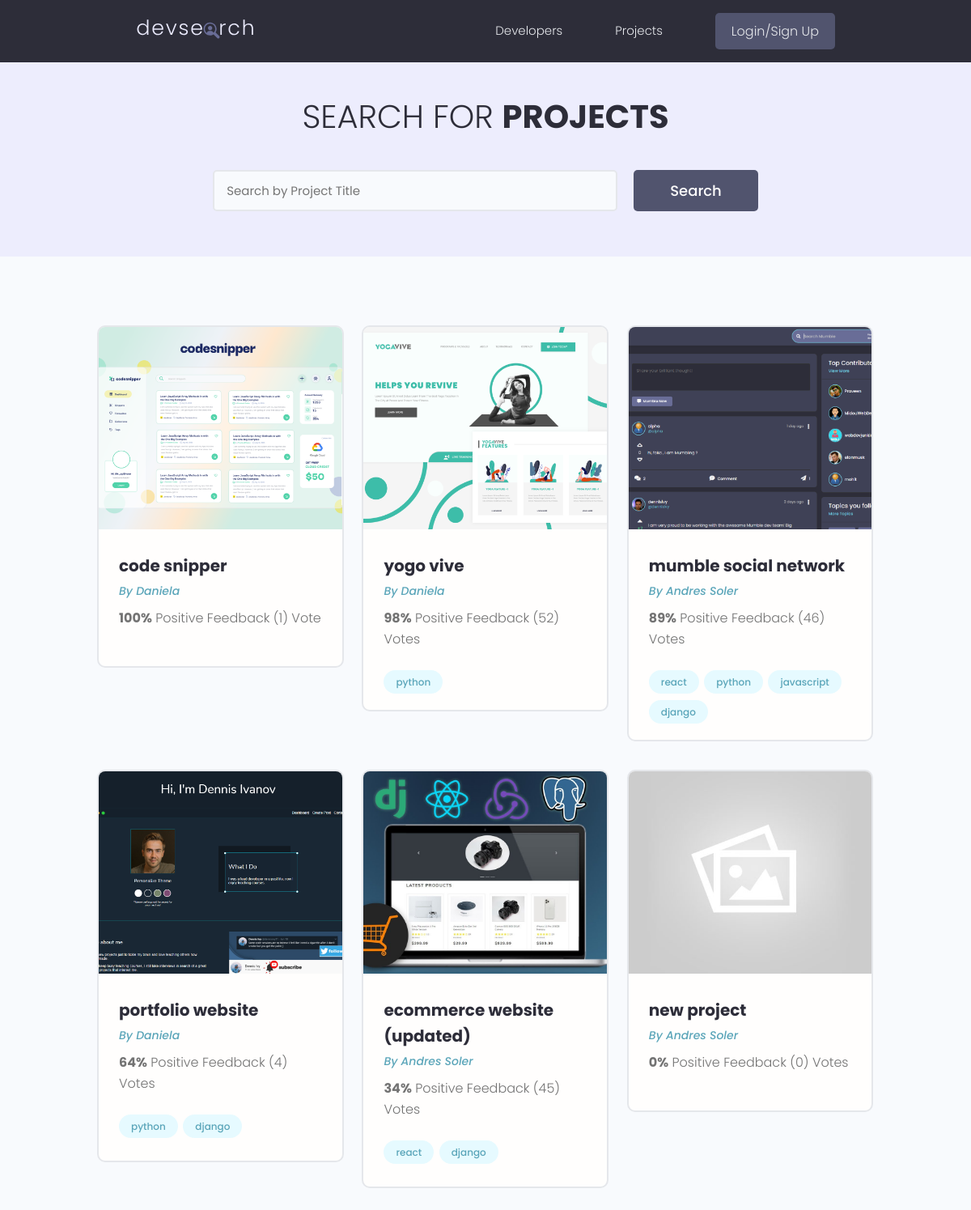
/projects/?page=2, run on an earlier commit of the app's database.
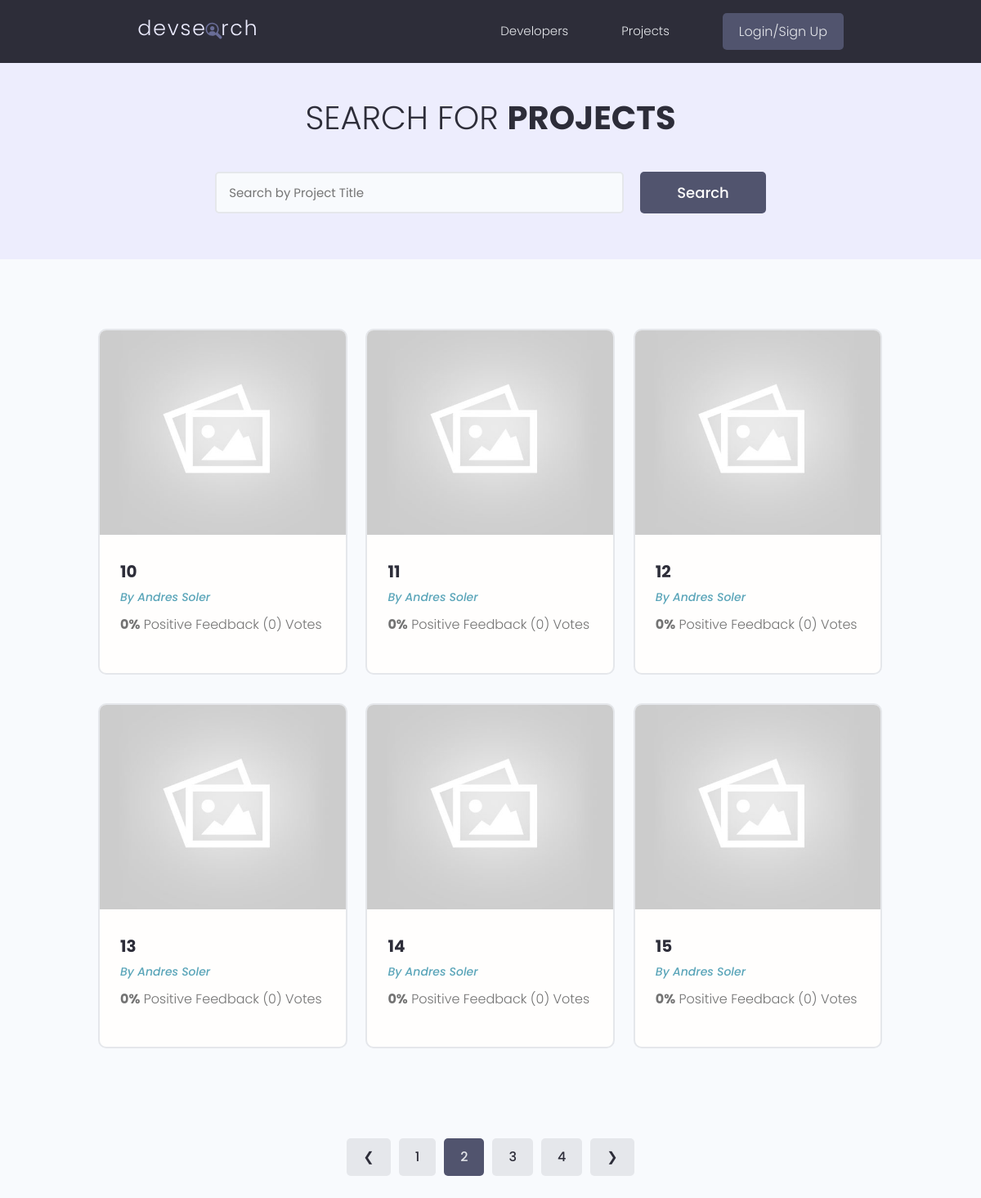
And on a later commit of the database.
### projects/models.py (models this page shows, shortened)
class Project(models.Model):
    owner = models.ForeignKey(Profile, null=True, blank=True, on_delete=models.SET_NULL)
    title = models.CharField(max_length=255)
    description = models.TextField(null=True, blank=True)
    featured_image = models.ImageField(null=True, blank=True, default="default.jpg")
    demo_link = models.CharField(max_length=2000, null=True, blank=True)
    source_link = models.CharField(max_length=2000, null=True, blank=True)
    tags = models.ManyToManyField('Tag', blank=True)
    vote_total = models.IntegerField(default=0, null=True, blank=True)
    vote_ratio = models.IntegerField(default=0, null=True, blank=True)
    created = models.DateTimeField(auto_now_add=True)
    id = models.UUIDField(default=uuid.uuid4, unique=True, primary_key=True, editable=False)
    class Meta:
        ordering = ['-vote_ratio',  '-vote_total', 'title']

class Tag(models.Model):
    name = models.CharField(max_length=255)
    created = models.DateTimeField(auto_now_add=True)
    id = models.UUIDField(default=uuid.uuid4, unique=True, primary_key=True, editable=False)
    def __str__(self):
        return self.name

### users/models.py (models this page shows, shortened)
class Profile(models.Model):
    user = models.OneToOneField(User, on_delete=models.CASCADE, null=True, blank=True)
    name = models.CharField(max_length=255, blank=True, null=True)
    email = models.EmailField(max_length=500, blank=True, null=True)
    username = models.CharField(max_length=255, blank=True, null=True)
    location = models.CharField(max_length=255, blank=True, null=True)
    short_intro = models.CharField(max_length=255, blank=True, null=True)
    bio = models.TextField(blank=True, null=True)
    profile_image = models.ImageField(null=True, blank=True, upload_to='profiles/', default='profiles/user-default.png')
    social_github = models.CharField(max_length=255, blank=True, null=True)
    social_twitter = models.CharField(max_length=255, blank=True, null=True)
    social_linkedin = models.CharField(max_length=255, blank=True, null=True)
    social_youtube = models.CharField(max_length=255, blank=True, null=True)
    social_website = models.CharField(max_length=255, blank=True, null=True)
    created = models.DateTimeField(auto_now_add=True)
    id = models.UUIDField(default=uuid.uuid4, unique=True, primary_key=True, editable=False)

### projects/views.py (the view)
# urls.py: path('projects/', include('projects.urls')),
def projects(request):
    projects, search = searchProjects(request)
    custom_range, projects = paginateProjects(request, projects, 6)
    context = {'projects': projects, 'search': search, 'custom_range': custom_range}
    return render(request, 'projects/projects.html', context)

### projects/utils.py (called while the page is built)
def paginateProjects(request, projects, results):
    page = request.GET.get('page')
    paginator =  Paginator(projects, results)
    try:
        projects = paginator.page(page)
    except PageNotAnInteger:
        page = 1
        projects = paginator.page(page)
    except EmptyPage:
        page = paginator.num_pages
        projects = paginator.page(page)
    left_index = (int(page) - 2)
    if left_index < 1:
        left_index = 1
    right_index = (int(page) + 4)
    if right_index > paginator.num_pages:
        right_index = paginator.num_pages + 1
    custom_range = range(left_index, right_index)
    return custom_range, projects

def searchProjects(request):
    search = ''
    if request.GET.get('search'):
        search = request.GET.get('search')
    tags = Tag.objects.filter(name__icontains=search)
    projects = Project.objects.distinct().filter(
        Q(title__icontains=search) |
        Q(description__icontains=search) |
        Q(owner__name__icontains=search) |
        Q(tags__in=tags)
    )
    return projects, search

### projects/templates/projects/projects.html (shortened to what this page needs)
{% extends 'main.html' %}
{% block content %}
<main class="projects">
    <section class="hero-section text-center">
      <div class="container container--narrow">
        <div class="hero-section__box">
          <h2>Search for <span>Projects</span></h2>
        </div>
        <div class="hero-section__search">
          <form id="search_form" class="form" action="{% url 'projects' %}" method="get">
            <div class="form__field">
              <input class="input input--text" id="formInput#search" type="text" name="search"
                placeholder="Search by Project Title" value="{{search}}" />
            </div>
            <input class="btn btn--sub btn--lg" type="submit" value="Search" />
          </form>
        </div>
      </div>
    </section>
    <section class="projectsList">
      <div class="container">
        <div class="grid grid--three">
            {% for project in projects %}
          <div class="column">
            <div class="card project">
              <a href="{% url 'project' project.id %}" class="project">
                <img class="project__thumbnail" src="{{ project.featured_image.url }}" alt="project thumbnail" />
                <div class="card__body">
                  <h3 class="project__title">{{project.title}}</h3>
                  <p><a class="project__author" href="{% url 'user-profile' project.owner.id %}">By {{project.owner.name}}</a></p>
                  <p class="project--rating">
                    <span style="font-weight: bold;">{{project.vote_ratio}}%</span> Positive
                    Feedback ({{project.vote_total}}) Vote{{ project.vote_total|pluralize:"s" }}
                  </p>
                  <div class="project__tags">
                    {% for tag in project.tags.all %}
                    <span class="tag tag--pill tag--main">
                      <small>{{tag}}</small>
                    </span>
                    {% endfor %}
                  </div>
                </div>
              </a>
            </div>
          </div>
          {% endfor %}
        </div>
      </div>
    </section>
    {% include 'pagination.html' with query=projects custom_range=custom_range %}
  </main>
{% endblock content %}

What changed in the data, as far as the page shows it:
no longer on this page (row unchanged): Project: featured_image (picture), title "code snipper", owner.name "Daniela", vote_ratio "100", vote_total "1"
no longer on this page (row unchanged): Project: featured_image (picture), title "yogo vive", owner.name "Daniela", vote_ratio "98", vote_total "52"
no longer on this page (row unchanged): Tag: name "python"
no longer on this page (row unchanged): Project: featured_image (picture), title "mumble social network", owner.name "Andres Soler", vote_ratio "89", vote_total "46"
no longer on this page (row unchanged): Tag: name "react"
no longer on this page (row unchanged): Tag: name "javascript", shown under "mumble social network"
no longer on this page (row unchanged): Tag: name "django"
no longer on this page (row unchanged): Project: featured_image (picture), title "portfolio website", owner.name "Daniela", vote_ratio "64", vote_total "4"
no longer on this page (row unchanged): Project: featured_image (picture), title "ecommerce website (updated)", owner.name "Andres Soler", vote_ratio "34", vote_total "45"
no longer on this page (row unchanged): Project: featured_image (placeholder picture), title "new project", owner.name "Andres Soler", vote_ratio "0", vote_total "0"
added Project: featured_image (placeholder picture), title "10", owner.name "Andres Soler", vote_ratio "0", vote_total "0"
added Project: featured_image (placeholder picture), title "11", owner.name "Andres Soler", vote_ratio "0", vote_total "0"
added Project: featured_image (placeholder picture), title "12", owner.name "Andres Soler", vote_ratio "0", vote_total "0"
added Project: featured_image (placeholder picture), title "13", owner.name "Andres Soler", vote_ratio "0", vote_total "0"
added Project: featured_image (placeholder picture), title "14", owner.name "Andres Soler", vote_ratio "0", vote_total "0"
added Project: featured_image (placeholder picture), title "15", owner.name "Andres Soler", vote_ratio "0", vote_total "0"
Also different on the page:
new list line: "1"
new list line: "2"
new list line: "3"
new list line: "4"
